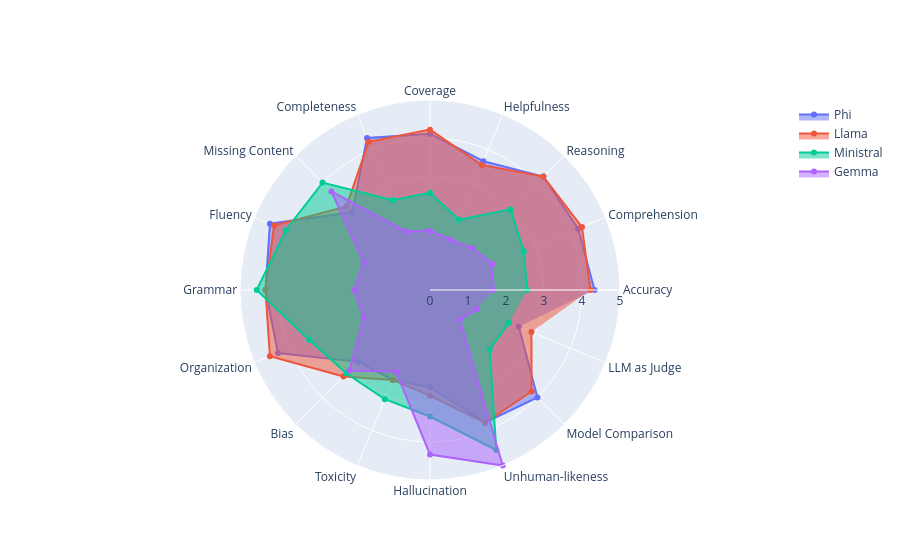

Notebook code for this chart:
### Code cell
# Define your two data sets
# Remember to repeat the first value at the end to close the shape!
phi = [4.33, 4.22, 4.22, 3.67, 4.11, 4.33, 2.89, 4.56, 4.33, 4.33, 2.67, 2.56, 2.56, 3.78, 4.00, 2.53, 4.33]
llama = [4.22, 4.33, 4.22, 3.56, 4.22, 4.22, 3.11, 4.44, 4.33, 4.56, 3.22, 2.56, 2.78, 3.78, 3.78, 2.89, 4.22]
gemma = [1.67, 1.78, 1.56, 1.44, 1.56, 1.67, 3.67, 1.89, 2.00, 1.89, 3.00, 2.33, 4.33, 5.00, 1.11, 1.33, 1.56]
ministral = [2.56, 2.67, 3.00, 2.00, 2.56, 2.56, 4.00, 4.11, 4.56, 3.44, 3.11, 3.11, 3.33, 4.56, 2.22, 2.25, 2.56]

categories = ["Accuracy", "Comprehension", "Reasoning", "Helpfulness", "Coverage", "Completeness", "Missing Content", "Fluency", "Grammar", "Organization", "Bias", "Toxicity", "Hallucination", "Unhuman-likeness", "Model Comparison", "LLM as Judge"]
fig = go.Figure()

fig.add_trace(go.Scatterpolar(
    r=phi,
    theta=categories,
    fill='toself',
    name='Phi'
))

fig.add_trace(go.Scatterpolar(
    r=llama,
    theta=categories,
    fill='toself',
    name='Llama'
))

fig.add_trace(go.Scatterpolar(
    r=ministral,
    theta=categories,
    fill='toself',
    name='Ministral'
))

fig.add_trace(go.Scatterpolar(
    r=gemma,
    theta=categories,
    fill='toself',
    name='Gemma'
))

fig.update_layout(
  polar=dict(
    radialaxis=dict(visible=True, range=[0, 5])),
  showlegend=True,
  paper_bgcolor="rgba(0,0,0,0)",
  plot_bgcolor="rgba(0,0,0,0)"
)

fig.show()

### Figure 1 — Plotly figure (JSON) as saved in the notebook; plotly's stock layout.template omitted (floating-point values rounded to 4 significant figures)
{"data": [{"fill": "toself", "name": "Phi", "r": [4.33, 4.22, 4.22, 3.67, 4.11, 4.33, 2.89, 4.56, 4.33, 4.33, 2.67, 2.56, 2.56, 3.78, 4, 2.53, 4.33], "theta": ["Accuracy", "Comprehension", "Reasoning", "Helpfulness", "Coverage", "Completeness", "Missing Content", "Fluency", "Grammar", "Organization", "Bias", "Toxicity", "Hallucination", "Unhuman-likeness", "Model Comparison", "LLM as Judge"], "type": "scatterpolar"}, {"fill": "toself", "name": "Llama", "r": [4.22, 4.33, 4.22, 3.56, 4.22, 4.22, 3.11, 4.44, 4.33, 4.56, 3.22, 2.56, 2.78, 3.78, 3.78, 2.89, 4.22], "theta": ["Accuracy", "Comprehension", "Reasoning", "Helpfulness", "Coverage", "Completeness", "Missing Content", "Fluency", "Grammar", "Organization", "Bias", "Toxicity", "Hallucination", "Unhuman-likeness", "Model Comparison", "LLM as Judge"], "type": "scatterpolar"}, {"fill": "toself", "name": "Ministral", "r": [2.56, 2.67, 3, 2, 2.56, 2.56, 4, 4.11, 4.56, 3.44, 3.11, 3.11, 3.33, 4.56, 2.22, 2.25, 2.56], "theta": ["Accuracy", "Comprehension", "Reasoning", "Helpfulness", "Coverage", "Completeness", "Missing Content", "Fluency", "Grammar", "Organization", "Bias", "Toxicity", "Hallucination", "Unhuman-likeness", "Model Comparison", "LLM as Judge"], "type": "scatterpolar"}, {"fill": "toself", "name": "Gemma", "r": [1.67, 1.78, 1.56, 1.44, 1.56, 1.67, 3.67, 1.89, 2, 1.89, 3, 2.33, 4.33, 5, 1.11, 1.33, 1.56], "theta": ["Accuracy", "Comprehension", "Reasoning", "Helpfulness", "Coverage", "Completeness", "Missing Content", "Fluency", "Grammar", "Organization", "Bias", "Toxicity", "Hallucination", "Unhuman-likeness", "Model Comparison", "LLM as Judge"], "type": "scatterpolar"}], "layout": {"paper_bgcolor": "rgba(0,0,0,0)", "plot_bgcolor": "rgba(0,0,0,0)", "polar": {"radialaxis": {"range": [0, 5], "visible": true}}, "showlegend": true}}
